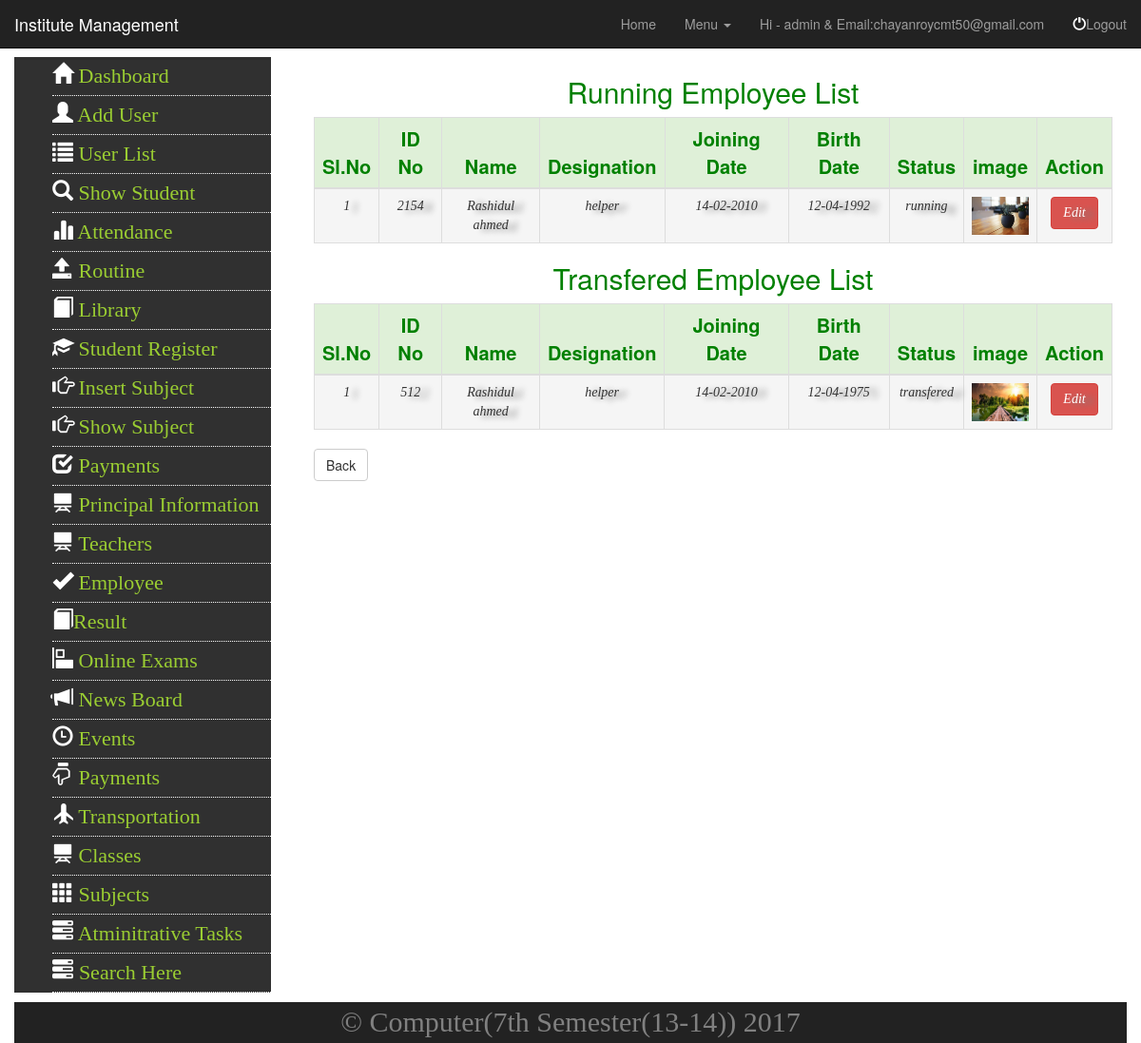
The app's page /employeelist.php (signed in) with its own data.
### tables this page shows
CREATE TABLE `employee` (
  `id` int(11) NOT NULL,
  `employee_id` int(50) NOT NULL,
  `employee_name` varchar(50) NOT NULL,
  `designation` varchar(50) NOT NULL,
  `joining_date` varchar(50) NOT NULL,
  `date_of_birth` varchar(50) NOT NULL,
  `status` varchar(255) NOT NULL DEFAULT 'running',
  `image` varchar(255) NOT NULL
);

### lib/Database.php (called while the page is built, shortened)
<?php
Class Database{
 public $host   = DB_HOST;
 public $user   = DB_USER;
 public $pass   = DB_PASS;
 public $dbname = DB_NAME;
 public $link;
private function connectDB(){
 $this->link = new mysqli($this->host, $this->user, $this->pass,
  $this->dbname);
 }
public function select($query){
  $result = $this->link->query($query) or
   die($this->link->error.__LINE__);
  if($result->num_rows > 0){
    return $result;
  } else {
    return false;
  }
 }
}

### classes/employee.php (called while the page is built, shortened)
<?php
	class EMPLOYEE
	{
		 private $db;
		function __construct()
		{
			$this->db = new Database();
		}
		public function getAllEmployeeByRunning(){
			$query="SELECT * FROM employee WHERE status = 'running'";
			$data=$this->db->select($query);
			if($data){
				return $data;
			}
		}
		public function getAllEmployeeByTrans(){
			$query="SELECT * FROM employee WHERE status = 'transfered'";
			$data=$this->db->select($query);
			if($data){
				return $data;
			}
		}
	}
 ?>

### employeelist.php (the view, shortened to what this page needs)
<?php include 'inc/sidebar.php'; ?>
<?php include 'classes/employee.php'; ?>
<?php
    $teach = new EMPLOYEE();
 ?>
<?php
       $em_search_run=$teach->getAllEmployeeByRunning();
       $em_search_trans=$teach->getAllEmployeeByTrans();
?>
<div class="container-fluid marginTop">
<div class="row">
<div class="col-xs-12">
 <div class="table-responsive">
<?php
 if(isset($em_search_run)){
   ?>
<table class="table table-bordered table-hover">
      <thead>
        <tr   class="success">
          <th>Sl.No</th>
          <th>ID No</th>
          <th>Name</th>
          <th>Designation</th>
          <th>Joining Date</th>
          <th>Birth Date</th>
           <th>Status</th>
          <th>image</th>
          <th>Action</th>
        </tr>
      </thead>
      <tbody>
         <h2>Running Employee List</h2>
    <?php
    $i=0;
    while ($result=$em_search_run->fetch_assoc()){
    $i++;
    ?>
        <tr class="active">
          <td><?php echo $i; ?></td>
          <td><?php echo $result['employee_id']; ?></td>
          <td><?php echo $result['employee_name']; ?></td>
          <td><?php echo $result['designation']; ?></td>
          <td><?php echo $result['joining_date']; ?></td>
          <td><?php echo $result['date_of_birth']; ?></td>
          <td><?php echo $result['status']; ?></td>
          <td><img src="<?php echo $result['image']; ?>" height="40px" width="60px" ></td>
            <td>
              <a href="editemployee.php?emid=<?php echo $result['id'];?>" class="btn btn-danger">Edit</a>
            </td>
        </tr>
      </tbody>
  <?php }}else{
    echo "<span style='color:red;font-size:20px;'>No data Available!</span>";
    }  ?>
<?php
 if(isset($em_search_trans)){
   ?>
</table>
<table class="table table-bordered table-hover">
      <thead>
        <tr   class="success">
          <th>Sl.No</th>
          <th>ID No</th>
          <th>Name</th>
          <th>Designation</th>
          <th>Joining Date</th>
          <th>Birth Date</th>
           <th>Status</th>
          <th>image</th>
          <th>Action</th>
        </tr>
      </thead>
      <tbody>
         <h2>Transfered Employee List</h2>
    <?php
    $i=0;
    while ($tresult=$em_search_trans->fetch_assoc()){
    $i++;
    ?>
        <tr class="active">
          <td><?php echo $i; ?></td>
          <td><?php echo $tresult['employee_id']; ?></td>
          <td><?php echo $tresult['employee_name']; ?></td>
          <td><?php echo $tresult['designation']; ?></td>
          <td><?php echo $tresult['joining_date']; ?></td>
          <td><?php echo $tresult['date_of_birth']; ?></td>
          <td><?php echo $tresult['status']; ?></td>
          <td><img src="<?php echo $tresult['image']; ?>" height="40px" width="60px" ></td>
            <td>
              <a href="editemployee.php?emid=<?php echo $tresult['id'];?>" class="btn btn-danger">Edit</a>
            </td>
        </tr>
      </tbody>
  <?php }}
     ?>
</table>
      <a href="employee.php"> <button type="reset" class="btn btn-default">Back</button></a>
  </div>
</div>
</div>
</div
?>

### css/style.css (style rules this page uses)
.success { color: green; font-size: 20px; }
td { font-family: time new roman; font-style: italic; text-align: center; text-shadow: 9px 2px 6px grey; }
th { text-align: center; }

### employeelist.php (style rules this page uses)
h2 { text-align: center; color:green; }

### records on screen
employee: employee "2154", employee_name "Rashidul ahmed", designation "helper", joining_date "14-02-2010", date_of_birth "12-04-1992", status "running", image (picture)
employee: employee "512", employee_name "Rashidul ahmed", designation "helper", joining_date "14-02-2010", date_of_birth "12-04-1975", status "transfered", image (picture)

### other values on screen
Session::get('userName') "admin"
Session::get('Email') "chayanroycmt50@gmail.com"
